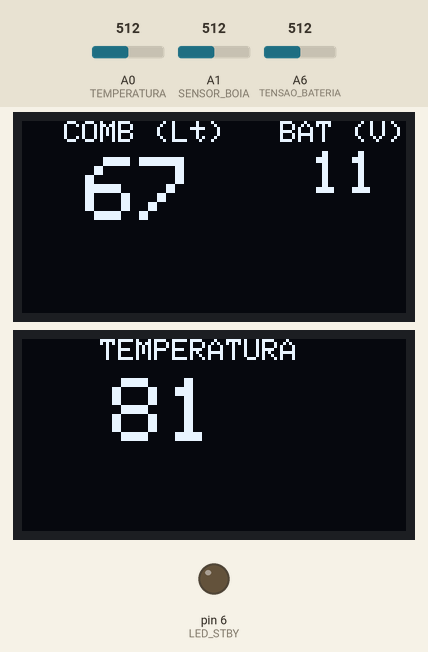
Bench run of a sketch on a simulated Arduino Nano, built with avr-gcc and run on an emulated ATmega328P. On the bench: 2 × 128×64 one-colour display, output pins drawn as LEDs (lit = HIGH). Dashed ring = blinking. The test bench sets the inputs (shaded band); at power-on: A0 (TEMPERATURA) = 512, A6 (TENSAO_BATERIA) = 512, A1 (SENSOR_BOIA) = 512.

Above: at 1.6 s.
1.7 s: A0 (TEMPERATURA) set to 361
At 3.9 s:
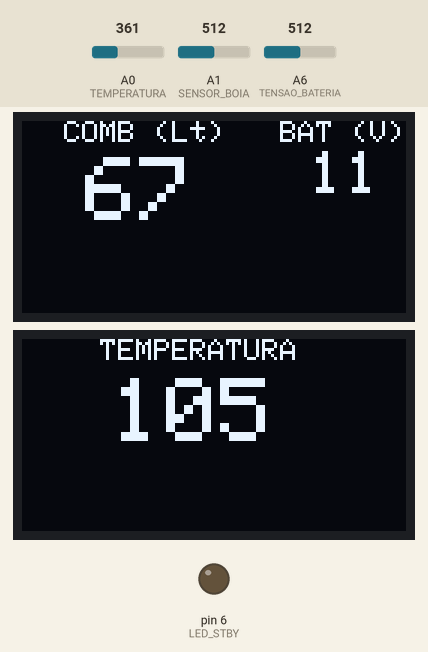
4.2 s: A0 (TEMPERATURA) set to 342
At 4.98 s:
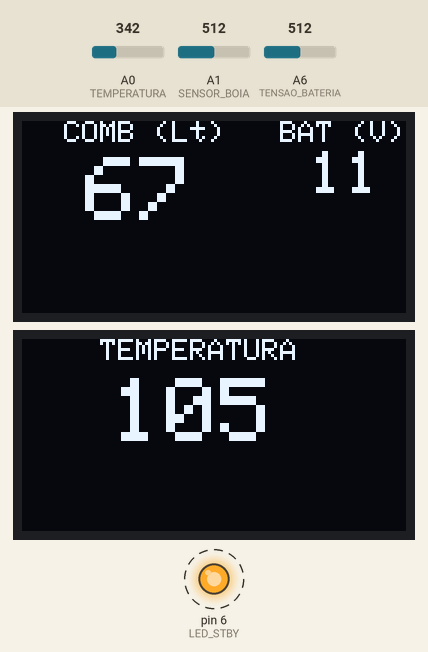
7.2 s: A6 (TENSAO_BATERIA) set to 530
9.0 s: A6 (TENSAO_BATERIA) set to 560
At 11.9 s:
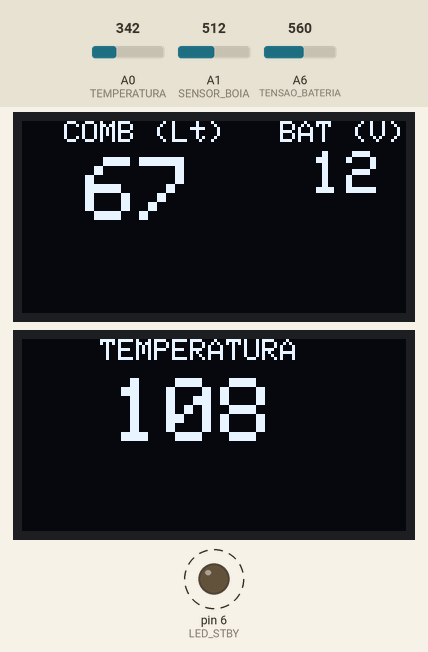
12.0 s: A1 (SENSOR_BOIA) set to 122
At 14.12 s:
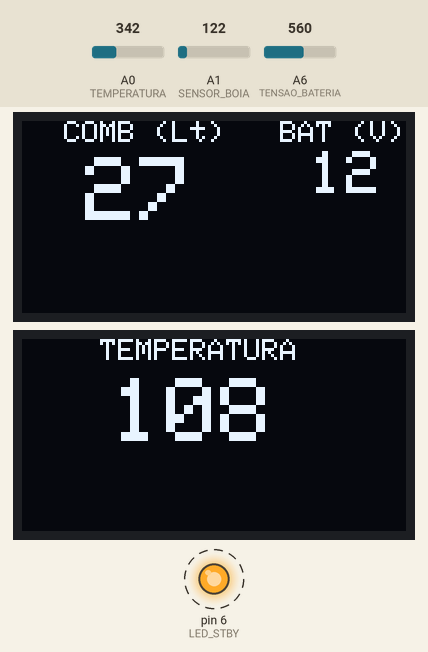
15.0 s: A1 (SENSOR_BOIA) set to 20
At 17.5 s:
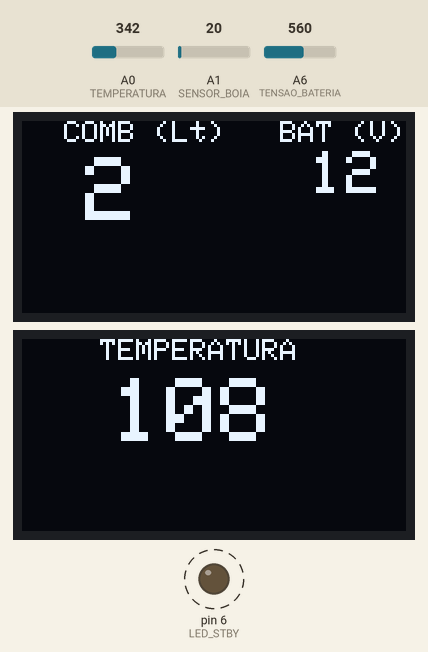
Timing chart, 0 to 19.0 s (numbered marks = the images above; inputs shaded):
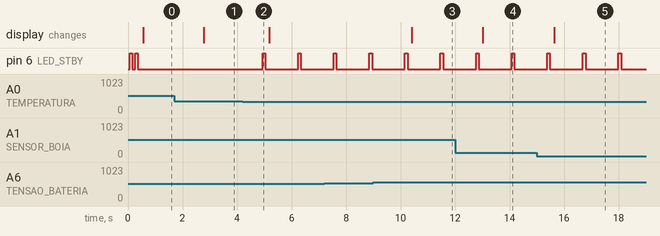

The sketch:

NIVEL_COMBUSTIVEL.ino
```cpp
/* MARCADOR COMBUSTIVEL BLAZER
 *  COMPILAR COM ARDUINO NANO AT 328P
 *
 */

// 04-03-22 - correcao da esquacao para motor ligado e desligado (diferenca de tensao no aterramento)


#include <SPI.h>
#include <Wire.h>
#include <Adafruit_GFX.h>
#include <Adafruit_SSD1306.h>

#define SCREEN_WIDTH 128 // OLED display width, in pixels
#define SCREEN_HEIGHT 64 // OLED display height, in pixels
#define OLED_RESET     4 // Reset pin # (or -1 if sharing Arduino reset pin)'

// Adafruit_SSD1306 display1(SCREEN_WIDTH, SCREEN_HEIGHT, &Wire, OLED_RESET);
// Adafruit_SSD1306 display2(SCREEN_WIDTH, SCREEN_HEIGHT, &Wire, OLED_RESET);

// mudar a conf na lib para display de 128 x 64 em home/sergio/Arduino/libraries/Adafruit_SSD1306/Adafruit_SSD1306.h (linha 28)
Adafruit_SSD1306 display1(OLED_RESET);
Adafruit_SSD1306 display2(OLED_RESET);

// A5 = SCL
// A4 = SCA


float Rc2=1006;   // combustivel
float Rc1=2150;

float R3=1480;   // temperatura

// voltimetro
float Vo = 0.0, Vi = 0.0;
float value_aux = 0, value = 0;
//Valores dos Resistores//
float Rv1 = 49000; //Resistência R1 (220)
float Rv2 = 14000; //Resistência R2 (boia)

int primeira_leitura=1;

int tempo = 2000;
int tempo_leituras=tempo;

float nivel_comb=0;

void setup() {
  pinMode(A0,INPUT);           // TEMPERATURA
  pinMode(A1,INPUT);           // SENSOR BOIA
  pinMode(A6,INPUT);           // TENSAO BATERIA
//  pinMode(A7,INPUT_PULLUP);    // SINAL REMOTO
  pinMode(6,OUTPUT);          // LED STBY

  display1.begin(SSD1306_SWITCHCAPVCC, 0x3C);   // conf 0x78 no display 1
  display2.begin(SSD1306_SWITCHCAPVCC, 0x3D);   // conf 0x7A no display 2


  display1.setTextColor(WHITE); //DEFINE A COR DO TEXTO
  display1.invertDisplay(false);

  display2.setTextColor(WHITE); //DEFINE A COR DO TEXTO
  display2.invertDisplay(false);


  // teste do led
  for(int x=0;x<2;x++) {
   digitalWrite(6,HIGH);
   delay(100);
   digitalWrite(6,LOW);
   delay(100);
  }
  digitalWrite(6,LOW);
}

void loop() {
   float boia,temp_motor;
   tempo_leituras=tempo;
   nivel_comb=nivel_combustivel(nivel_comb);

  // Serial.println(x);
   display1.clearDisplay(); //LIMPA AS INFORMAÇÕES DO DISPLAY
   display1.setTextSize(1); //DEFINE O TAMANHO DA FONTE DO TEXTO
   display2.clearDisplay(); //LIMPA AS INFORMAÇÕES DO DISPLAY
   display2.setTextSize(1); //DEFINE O TAMANHO DA FONTE DO TEXTO
   display1.setCursor(14,0); //POSIÇÃO EM QUE O CURSOR IRÁ FAZER A ESCRITA
   display1.print("COMB (Lt)"); //ESCREVE O TEXTO NO DISPLAY
   display1.setCursor(86,0); //POSIÇÃO EM QUE O CURSOR IRÁ FAZER A ESCRITA
   display1.print("BAT (V)"); //ESCREVE O TEXTO NO DISPLAY


   display2.setCursor(26,0); //POSIÇÃO EM QUE O CURSOR IRÁ FAZER A ESCRITA
   display2.print("TEMPERATURA"); //ESCREVE O TEXTO NO DISPLAY

 //  display1.setCursor(104,2); //POSIÇÃO EM QUE O CURSOR IRÁ FAZER A ESCRITA
 //  display1.print("BAT"); //ESCREVE O TEXTO NO DISPLAY


   // leitura tanque cheio = 88 a 93 ohms
   // leitura medio tanque = 41 a 44 ohms
   // leitura vazio        = 0 a 2 ohms


   boia=nivel_comb;
    if (boia>1.42) boia=1.42;
/*
     int tamanhobarra=(boia*60)/1.42;
     display1.setCursor(1,60); //POSIÇÃO EM QUE O CURSOR IRÁ FAZER A ESCRITA
     display1.print("R");
     display1.setCursor(1,40); //POSIÇÃO EM QUE O CURSOR IRÁ FAZER A ESCRITA
     display1.print("1/4");
     display1.setCursor(1,21); //POSIÇÃO EM QUE O CURSOR IRÁ FAZER A ESCRITA
     display1.print("1/2");
     display1.setCursor(1,5); //POSIÇÃO EM QUE O CURSOR IRÁ FAZER A ESCRITA
     display1.print("1");
*/


     if(boia<0.023) {
      display1.invertDisplay(true);
      digitalWrite(6,HIGH);
     } else {
      float litros=boia;

/* IMPLEMENTACAO DA FUNCAO MAP ORIGINAL - TRABALHA COM LONG INT
long map(long x, long in_min, long in_max, long out_min, long out_max) {
  return (x - in_min) * (out_max - out_min) / (in_max - in_min) + out_min;
}
*/

  //    litros= (litros - 0.005) * (70.0 - 1) / (0.4 - 0.005) + 1.0;       // funcao map para operar com float ao inves de long int

      digitalWrite(6,LOW);
      display1.invertDisplay(false);
//      display1.fillRect(0, 30, tamanhobarra, 15, SSD1306_WHITE);

     float batt=bateria();
     display1.setTextSize(2);
     display1.setCursor(96,10);
     int bater=(int)batt;
     display1.print(bater); //ESCREVE O TEXTO NO DISPLAY


      if(bater<13) {
       litros=(49.30908826 * boia) + -2.17245852;    // equacao da reta para motor parado
      } else {
       litros=(51.2637526 * boia) + -10.91168599;    // equacao da reta para motor ligado

      }
      int litro=(int)litros;
//      display1.setTextSize(1);

      display1.setCursor(21,12);
      display1.setTextSize(3);
      display1.print(litro);
 //     display1.display();


// referencia em v do divisor de tensao da boia do tanque
//      display1.setTextSize(1);
//      display1.setCursor(100,26);
//      display1.print(boia);


/*****************************************************/

      float temp_motor=temperatura();

      // equacao da reta :
      // (b*x**1) + intercept
      // b = -32.21904264
      // intercept = 162.12568931

      float temp_graus=(-32.21904264 * temp_motor) + 162.12568931;
      int temp_grau=(int)temp_graus;

      display2.setTextSize(3);
      display2.setCursor(30,13);
      display2.print(temp_grau);

      if(temp_motor<1.7) {        // ventoinha liga a 2.06, se a leitura for menor motor quente demais
          digitalWrite(6,HIGH);
          delay(100);
          digitalWrite(6,LOW);
          delay(100);
      } else {
          digitalWrite(6,LOW);
      }

/*******************************************************/

     }

    display1.display();
    display2.display();

   delay(1000);
}


/**********************************************/


float nivel_combustivel(float leitura) {
  // retorna a leitura em ohms da boia de combustivel
  int xxx;
//  float leitura=0;
   float vez;
   if(leitura>0) vez=11.0; else vez=10.0;
   for(xxx=0;xxx<vez;xxx++) {
     leitura+=analogRead(A1);
     delay(2);
   }
   leitura=leitura/vez;

   Vo = (leitura * 5.0) / 1024.0;
 //  Vi = Vo / (Rc2/(Rc1+Rc2));
 //  if (Vi<0.09) {Vi=0.0;}
   return(Vo);

/*
   float Vo=(leitura * 5.0) / 1024;
   float Rx = ((5.0 * Rc2) / Vo) - Rc2;     //  lei de Kirchoff
   Rx=Rx/10.0;
   return(Rx);
   */
}


float temperatura() {
  // retorna a leitura em ohms do sensor de temperatura
  int xxx;
  float leitura=0;
   for(xxx=0;xxx<30;xxx++) {
     leitura+=analogRead(A0);
   }
   leitura=leitura/30.0;
   leitura=(leitura*5.0)/1024;

 /*
   float Vo=(leitura * 5.0) / 1024;
   float Rx = ((5.0 * R3) / Vo) - R3;     //  lei de Kirchoff
   Rx=Rx/10.0;
   char temp[10];
   return(Rx);
   */
   return(leitura);
}

float bateria() {
   // tensao bateria
   value=0;
   for(int x=0;x<10;x++){
    value_aux = analogRead(A6);
    value += value_aux;
    delay(2);
   }
   value = value/10.0;
   Vo = (value * 5.0) / 1023.0;
   Vi = Vo / (Rv2/(Rv2+Rv1));
   if (Vi<0.09) {Vi=0.0;}
   return(Vi);
}
```

Measured:
- the behaviour switches between 349 and 348 on A0 (TEMPERATURA) (found by bisection; images 1 and 2)
- the behaviour switches between 545 and 546 on A6 (TENSAO_BATERIA) (found by bisection; images 2 and 3)
- after the input at 1.7 s, the display: changes after 1.1 s (image 1)
- after the input at 4.2 s, pin 6 (LED_STBY): alternates HIGH for 0.10 s and LOW for 1.2 s, starting after 0.73 s
- after the input at 9.0 s, the display: changes after 1.4 s (image 3)
- after the input at 12.0 s, the display: changes after 1.0 s (image 4)
- after the input at 15.0 s, the display: changes after 0.63 s (image 5)
